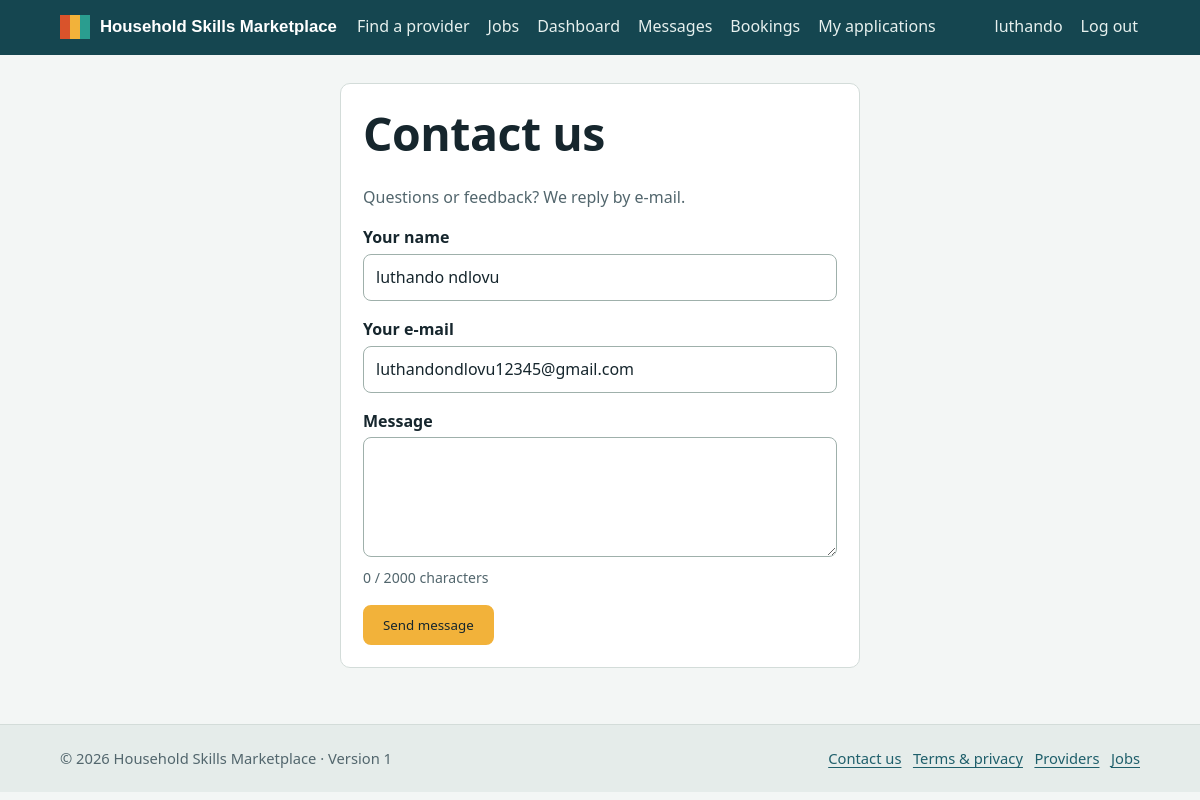
Page /contact (signed in) on the committed database.
### tables this page shows
CREATE TABLE users(
  id INTEGER PRIMARY KEY AUTOINCREMENT,
  email TEXT NOT NULL UNIQUE COLLATE NOCASE,
  password_hash TEXT NOT NULL,
  full_name TEXT NOT NULL,
  phone TEXT DEFAULT '',
  role TEXT NOT NULL CHECK(role IN ('client','provider','admin')),
  is_verified INTEGER NOT NULL DEFAULT 0,
  is_active INTEGER NOT NULL DEFAULT 1,
  ua_hash TEXT,
  created_at TEXT NOT NULL DEFAULT CURRENT_TIMESTAMP,
  last_login TEXT
);

### app.py (the view, shortened to what this page needs)
    @app.route("/contact", methods=["GET", "POST"])
    def contact():
        return render_template("contact.html", form={})

### db.py (called while the page is built)
def get_db():
    if "db" not in g:
        g.db = sqlite3.connect(current_app.config["DATABASE"], timeout=15)
        g.db.row_factory = sqlite3.Row
        g.db.execute("PRAGMA foreign_keys=ON")
    return g.db

def q(sql, args=(), one=False):
    rows = get_db().execute(sql, args).fetchall()
    if one:
        return rows[0] if rows else None
    return rows

### security.py (called while the page is built)
def rules_json():
    return json.dumps({"min": MIN_LEN, "common": COMMON, "rules": RULES})

def csrf_token():
    if "csrf" not in session:
        session["csrf"] = secrets.token_urlsafe(32)
    return session["csrf"]

### templates/contact.html
{% extends "base.html" %}{% import '_m.html' as m with context %}{% block title %}Contact us{% endblock %}
{% block content %}<div class="narrow card"><h1>Contact us</h1><p class="muted">Questions or feedback? We reply by e-mail.</p>
<form method="post">{{ m.csrf() }}<div class="hp" aria-hidden="true"><label>Leave empty<input name="website" tabindex="-1" autocomplete="off"></label></div>
{{ m.field('name','Your name','text',form.get('name') or (me and me.full_name),maxlen=80) }}{{ m.field('email','Your e-mail','email',form.get('email') or (me and me.email),maxlen=120) }}
<div class="f"><label for="message">Message</label><textarea id="message" name="message" required minlength="10" maxlength="2000">{{ form.get('message','') }}</textarea></div>
<button class="btn chip" type="submit">Send message</button></form></div>{% endblock %}

### templates/base.html (shortened to what this page needs)
<!doctype html>
<html lang="en">
<head>
<link rel="stylesheet" href="{{ url_for('static', filename='css/style.css') }}">
</head>
<body>
<header class="top"><div class="wrap">
 <a class="brand" href="{{ url_for('index') }}"><span class="chips" aria-hidden="true"><i></i><i></i><i></i></span>Household Skills Marketplace</a>
 <nav class="main" aria-label="Main">
  <a href="{{ url_for('providers') }}">Find a provider</a>
  <a href="{{ url_for('jobs') }}">Jobs</a>
  {% if me %}
   <a href="{{ url_for('dashboard') }}">Dashboard</a>
   {% if me.role != 'admin' %}<a href="{{ url_for('inbox') }}">Messages{% if unread %}<span class="badge">{{ unread }}</span>{% endif %}</a>{% endif %}
   <a href="{{ url_for('bookings') }}">Bookings</a>
   {% if me.role == 'provider' %}<a href="{{ url_for('my_applications') }}">My applications</a>{% endif %}
  {% endif %}
 </nav>
 <div class="right">
  {% if me %}<a href="{{ url_for('account') }}">{{ me.full_name.split()[0] }}</a>
   <form method="post" action="{{ url_for('logout') }}"><input type="hidden" name="csrf_token" value="{{ csrf_token() }}"><button class="linkbtn" type="submit">Log out</button></form>
  {% else %}<a href="{{ url_for('login') }}">Log in</a><a class="btn chip sm" href="{{ url_for('register') }}">Sign up</a>{% endif %}
 </div>
</div></header>
<main id="main"><div class="wrap">
 {% block content %}{% endblock %}
</div></main>
<footer><div class="wrap"><span>&copy; {{ today[:4] }} Household Skills Marketplace &middot; Version 1</span>
 <span><a href="{{ url_for('contact') }}">Contact us</a> &nbsp; <a href="{{ url_for('terms') }}">Terms &amp; privacy</a> &nbsp; <a href="{{ url_for('providers') }}">Providers</a> &nbsp; <a href="{{ url_for('jobs') }}">Jobs</a></span></div></footer>
</body></html>

### templates/_m.html (shortened to what this page needs)
{% macro field(name, label, type='text', value='', required=True, hint='', ac='', maxlen=None, placeholder='') %}
<div class="f"><label for="{{ name }}">{{ label }}{% if not required %} <span class="muted small">(optional)</span>{% endif %}</label>
<input id="{{ name }}" name="{{ name }}" type="{{ type }}" value="{{ value or '' }}" {% if required %}required{% endif %}
 {% if ac %}autocomplete="{{ ac }}"{% endif %} {% if maxlen %}maxlength="{{ maxlen }}"{% endif %} {% if placeholder %}placeholder="{{ placeholder }}"{% endif %}
 {% if type=='number' %}min="0" step="0.01" inputmode="decimal"{% endif %}>
{% if hint %}<div class="hint">{{ hint }}</div>{% endif %}</div>
{% endmacro %}

### static/css/style.css (style rules this page uses)
:root { --ink:#16262d;--teal:#1f5f6b;--teal-d:#154650;--chip:#f2b23a;--bg:#f3f6f5;--card:#fff;--line:#d3dcd9;--muted:#52666d;--err:#a8332a;--ok:#25744a;--r:10px; --c0:#d9532b;--c1:#2a9d8f;--c2:#5f8f43;--c3:#e0a526;--c4:#3a7ca5;--c5:#8b5cc6;--c6:#8d6a4a;--c7:#c8405a;--c8:#4f6d7a }
* { box-sizing:border-box }
html { scroll-behavior:smooth }
body { margin:0;font:16px/1.55 "Segoe UI",system-ui,-apple-system,Roboto,Helvetica,Arial,sans-serif;color:var(--ink);background:var(--bg) }
h1,h2,h3 { font-family:"Trebuchet MS","Segoe UI",system-ui,sans-serif;line-height:1.2;letter-spacing:-.01em;margin:0 0 .5em }
h1 { font-size:clamp(1.9rem,4vw,2.9rem) }
a { color:var(--teal);text-underline-offset:3px }
.wrap { max-width:1120px;margin:0 auto;padding:0 20px }
header.top { background:var(--teal-d);color:#fff;position:sticky;top:0;z-index:5 }
header.top .wrap { display:flex;align-items:center;gap:18px;flex-wrap:wrap;padding-top:10px;padding-bottom:10px }
.brand { display:flex;align-items:center;gap:10px;color:#fff;text-decoration:none;font:700 1.05rem "Trebuchet MS",sans-serif }
.chips { display:flex }
.chips i { width:10px;height:24px;display:block }
.chips i:nth-child(1) { background:var(--c0) }
.chips i:nth-child(2) { background:var(--chip) }
.chips i:nth-child(3) { background:var(--c1) }
nav.main { display:flex;gap:4px 14px;flex-wrap:wrap;flex:1 }
nav.main a,.right a,.linkbtn { color:#e6f0ee;text-decoration:none;padding:4px 2px;border-bottom:2px solid transparent;background:none;border-top:0;border-left:0;border-right:0;font:inherit;cursor:pointer }
.right { display:flex;gap:14px;align-items:center }
.right form { margin:0 }
main { padding:28px 0 56px;min-height:60vh }
footer { background:#e5ecea;border-top:1px solid var(--line);padding:22px 0;font-size:.92rem;color:var(--muted) }
footer .wrap { display:flex;gap:18px;flex-wrap:wrap;justify-content:space-between }
.card { background:var(--card);border:1px solid var(--line);border-radius:var(--r);padding:22px }
.narrow { max-width:520px;margin:0 auto }
.muted { color:var(--muted) }
.btn { display:inline-block;background:var(--teal);color:#fff;border:2px solid var(--teal);border-radius:8px;padding:9px 18px;font:600 1rem inherit;font-family:inherit;text-decoration:none;cursor:pointer }
.btn.chip { background:var(--chip);border-color:var(--chip);color:var(--ink) }
label { display:block;font-weight:600;margin:0 0 4px }
input,select,textarea { width:100%;padding:10px 12px;border:1.5px solid #9fb0ab;border-radius:8px;font:inherit;background:#fff;color:var(--ink) }
textarea { min-height:120px;resize:vertical }
.f { margin-bottom:16px }

### rows in the picture
users: full_name "luthando", name "luthando ndlovu", email "luthandondlovu12345@gmail.com"

### other values in the picture
{{ label }} "Your name Your e-mail"
